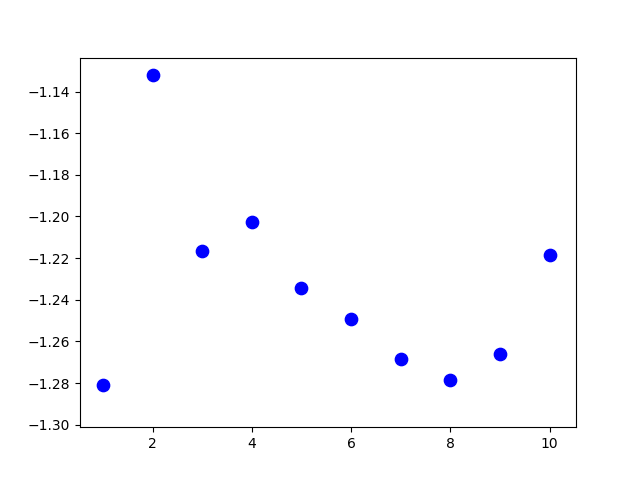
#> input picture Plot.png, 640 x 480 px
$ python 'image size test.py'   (Python 2 division)
#> lines starting #> are read from the running program, lines starting #| are printed output that depends on the picture
import os, sys
from PIL import Image

wf = 1000

infile = "Plot.png"
inim = Image.open(infile)
#> inim is the input picture: PIL image 640x480 RGBA; mean R, G, B, A 251.3, 251.3, 252.6, 255
w,h  = inim.size[0], inim.size[1]
#> w = 640; h = 480
ratio = float(h)/w
#> ratio = 0.75

outfile = os.path.splitext(infile)[0] + "Big"


# size = (inim.size[0]+200,inim.size[1]+200)
im = Image.open(infile)
im = im.resize((wf, int(wf * ratio)))
size = im.size
#> size = (1000, 750)
print im.size
#| (1000, 750)
print inim.size
#| (640, 480)
im.save(outfile+".png")

new_im = Image.new('RGB', (size[0], size[1]+inim.size[1]))
#> new_im: PIL image 1000x1230 RGB; every value is 0

new_im.paste(inim, (0,0))
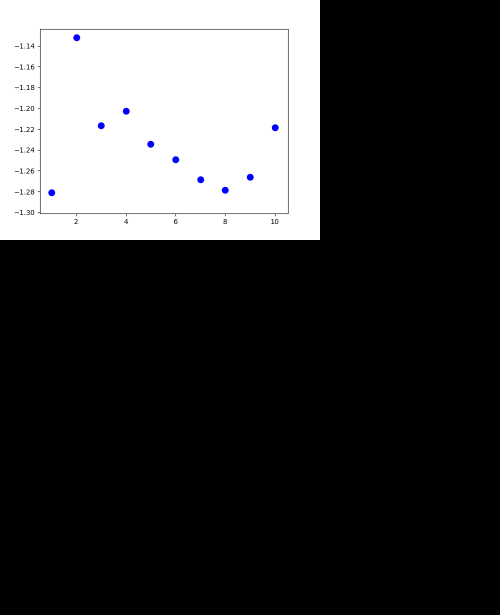
#> new_im: PIL image 1000x1230 RGB (shown at 1/2 size); mean R, G, B 62.8, 62.8, 63.1

x_offset = 0
y_offset = inim.size[1]
#> y_offset = 480


new_im.paste(im, (x_offset,y_offset))
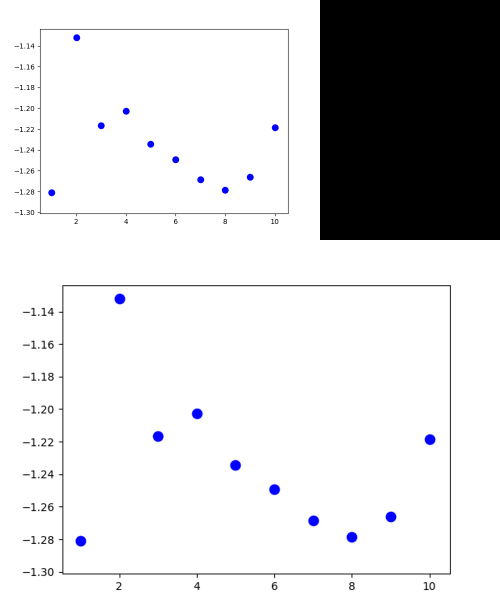
#> new_im: PIL image 1000x1230 RGB (shown at 1/2 size); mean R, G, B 216, 216, 217


new_im.save('Plottest.jpg')
